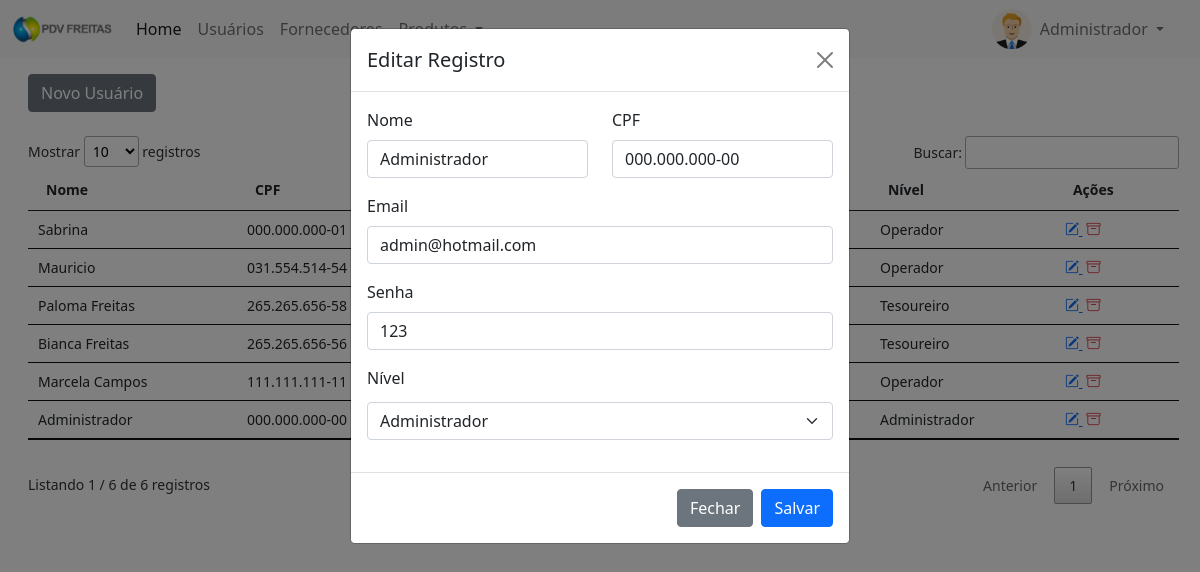
The app's page /pdv/painel-adm/index.php?pagina=usuarios&funcao=editar&id=1 (signed in) with its own data.
### tables this page shows
CREATE TABLE `usuarios` (
  `id` int(11) NOT NULL,
  `nome` varchar(50) NOT NULL,
  `email` varchar(50) NOT NULL,
  `cpf` varchar(20) NOT NULL,
  `senha` varchar(20) NOT NULL,
  `nivel` varchar(20) NOT NULL
);

### pdv/painel-adm/usuarios.php (the view, shortened to what this page needs)
<?php
$pag = 'usuarios';
require_once('../conexao.php');
?>
<a href="index.php?pagina=<?php echo $pag ?>&funcao=novo" type="button" class="btn btn-secondary mt-2">Novo Usuário</a>
<div class="mt-4" style="margin-right:25px">
	<?php
	$query = $pdo->query("SELECT * from usuarios order by id desc");
	$res = $query->fetchAll(PDO::FETCH_ASSOC);
	$total_reg = @count($res);
	if($total_reg > 0){
		?>
		<small>
			<table id="example" class="table table-hover my-4" style="width:100%">
				<thead>
					<tr>
						<th>Nome</th>
						<th>CPF</th>
						<th>Email</th>
						<th>Senha</th>
						<th>Nível</th>
						<th>Ações</th>
					</tr>
				</thead>
				<tbody>
					<?php
					for($i=0; $i < $total_reg; $i++){
							?>
						<tr>
							<td><?php echo $res[$i]['nome'] ?></td>
							<td><?php echo $res[$i]['cpf'] ?></td>
							<td><?php echo $res[$i]['email'] ?></td>
							<td><?php echo $res[$i]['senha'] ?></td>
							<td><?php echo $res[$i]['nivel'] ?></td>
							<td>
								<a href="index.php?pagina=<?php echo $pag ?>&funcao=editar&id=<?php echo $res[$i]['id'] ?>" title="Editar Registro">
									<i class="bi bi-pencil-square text-primary"></i>
								</a>
								<a href="index.php?pagina=<?php echo $pag ?>&funcao=deletar&id=<?php echo $res[$i]['id'] ?>" title="Excluir Registro">
									<i class="bi bi-archive text-danger mx-1"></i>
								</a>
							</td>
						</tr>
					<?php } ?>
				</tbody>
			</table>
		</small>
	<?php }else{
		echo '<p>Não existem dados para serem exibidos!!';
	} ?>
</div>
<?php
if(@$_GET['funcao'] == "editar"){
	$titulo_modal = 'Editar Registro';
	$query = $pdo->query("SELECT * from usuarios where id = '$_GET[id]'");
	$res = $query->fetchAll(PDO::FETCH_ASSOC);
	$total_reg = @count($res);
	if($total_reg > 0){
		$nome = $res[0]['nome'];
		$email = $res[0]['email'];
		$cpf = $res[0]['cpf'];
		$senha = $res[0]['senha'];
		$nivel = $res[0]['nivel'];
	}
}else{
	$titulo_modal = 'Inserir Registro';
}
?>
<div class="modal fade" tabindex="-1" id="modalCadastrar" data-bs-backdrop="static">
	<div class="modal-dialog">
		<div class="modal-content">
			<div class="modal-header">
				<h5 class="modal-title"><?php echo $titulo_modal ?></h5>
				<button type="button" class="btn-close" data-bs-dismiss="modal" aria-label="Close"></button>
			</div>
			<form method="POST" id="form">
				<div class="modal-body">
					<div class="row">
						<div class="col-md-6">
							<div class="mb-3">
								<label for="exampleFormControlInput1" class="form-label">Nome</label>
								<input type="text" class="form-control" id="nome" name="nome" placeholder="Nome" required="" value="<?php echo @$nome ?>">
							</div>
						</div>
						<div class="col-md-6">
							<div class="mb-3">
								<label for="exampleFormControlInput1" class="form-label">CPF</label>
								<input type="text" class="form-control" id="cpf" name="cpf" placeholder="CPF" required="" value="<?php echo @$cpf ?>">
							</div>
						</div>
					</div>
					<div class="mb-3">
						<label for="exampleFormControlInput1" class="form-label">Email</label>
						<input type="email" class="form-control" id="email" name="email" placeholder="Email" required="" value="<?php echo @$email ?>">
					</div>
					<div class="mb-3">
						<label for="exampleFormControlInput1" class="form-label">Senha</label>
						<input type="text" class="form-control" id="senha" name="senha" placeholder="Senha" required="" value="<?php echo @$senha ?>">
					</div>
					<div class="mb-3">
						<label for="exampleFormControlInput1" class="form-label">Nível</label>
						<select class="form-select mt-1" aria-label="Default select example" name="nivel">
							<option <?php if(@$nivel == 'Administrador'){ ?> selected <?php } ?>  value="Administrador">Administrador</option>
						</select>
					</div>
				</div>
				<div class="modal-footer">
					<button type="button" id="btn-fechar" class="btn btn-secondary" data-bs-dismiss="modal">Fechar</button>
					<button name="btn-salvar" id="btn-salvar" type="submit" class="btn btn-primary">Salvar</button>
				</div>
			</form>
		</div>
	</div>
</div>

### pdv/painel-adm/index.php (shortened to what this page needs)
<?php
require_once('../conexao.php');
$menu1 = 'home';
$menu2 = 'usuarios';
$menu3 = 'fornecedores';
$query = $pdo->query("SELECT * from usuarios WHERE id = '$_SESSION[id_usuario]'");
$res = $query->fetchAll(PDO::FETCH_ASSOC);
$nome_usu = $res[0]['nome'];
 ?>
<!DOCTYPE html>
<html>
<head>
	<link href="https://cdn.jsdelivr.net/npm/bootstrap@5.0.0-beta1/dist/css/bootstrap.min.css" rel="stylesheet">
	<link rel="stylesheet" type="text/css" href="../vendor/DataTables/datatables.min.css"/>
	<link rel="stylesheet" href="https://cdn.jsdelivr.net/npm/bootstrap-icons@1.3.0/font/bootstrap-icons.css">
</head>
<body>
	<nav class="navbar navbar-expand-lg navbar-light bg-light">
  <div class="container-fluid">
    <a class="navbar-brand" href="index.php">
    	<img src="../img/logo-texto-escuro.png" width="100">
    </a>
    <div class="collapse navbar-collapse" id="navbarSupportedContent">
      <ul class="navbar-nav me-auto mb-2 mb-lg-0">
        <li class="nav-item">
          <a class="nav-link active" aria-current="page" href="index.php?pagina=<?php echo $menu1 ?>">Home</a>
        </li>
        <li class="nav-item">
          <a class="nav-link" href="index.php?pagina=<?php echo $menu2 ?>">Usuários</a>
        </li>
         <li class="nav-item">
          <a class="nav-link" href="index.php?pagina=<?php echo $menu3 ?>">Fornecedores</a>
        </li>
        <li class="nav-item dropdown">
          <a class="nav-link dropdown-toggle" href="#" id="navbarDropdown" role="button" data-bs-toggle="dropdown" aria-expanded="false">
          </a>
        </li>
      </ul>
      <div class="d-flex mx-3">
        <img src="../img/icone-user.png" width="40px" height="40px">
    <div class="collapse navbar-collapse" id="navbarNavDarkDropdown">
      <ul class="navbar-nav">
        <li class="nav-item dropdown">
          <a class="nav-link dropdown-toggle" href="#" id="navbarDarkDropdownMenuLink" role="button" data-bs-toggle="dropdown" aria-expanded="false">
            <?php echo $nome_usu ?>
          </a>
        </li>
      </ul>
    </div>
       </div>
    </div>
  </div>
</nav>
<div class="container-fluid mt-2 mx-3">
<?php
if(@$_GET['pagina'] == $menu1){
	require_once($menu1. '.php');
}
else if(@$_GET['pagina'] == $menu2){
	require_once($menu2. '.php');
}
 ?>
</div>
</body>
</html>

### records on screen
usuarios: nome "Administrador", cpf "000.000.000-00", nivel "Administrador", email "admin@hotmail.com", senha "123"
usuarios: nome "Sabrina", cpf "000.000.000-01", nivel "Operador"
usuarios: nome "Mauricio", cpf "031.554.514-54", nivel "Operador"
usuarios: nome "Paloma Freitas", cpf "265.265.656-58", nivel "Tesoureiro"
usuarios: nome "Bianca Freitas", cpf "265.265.656-56", nivel "Tesoureiro"
usuarios: nome "Marcela Campos", cpf "111.111.111-11", nivel "Operador"

### other values on screen
$titulo_modal "Editar Registro"
